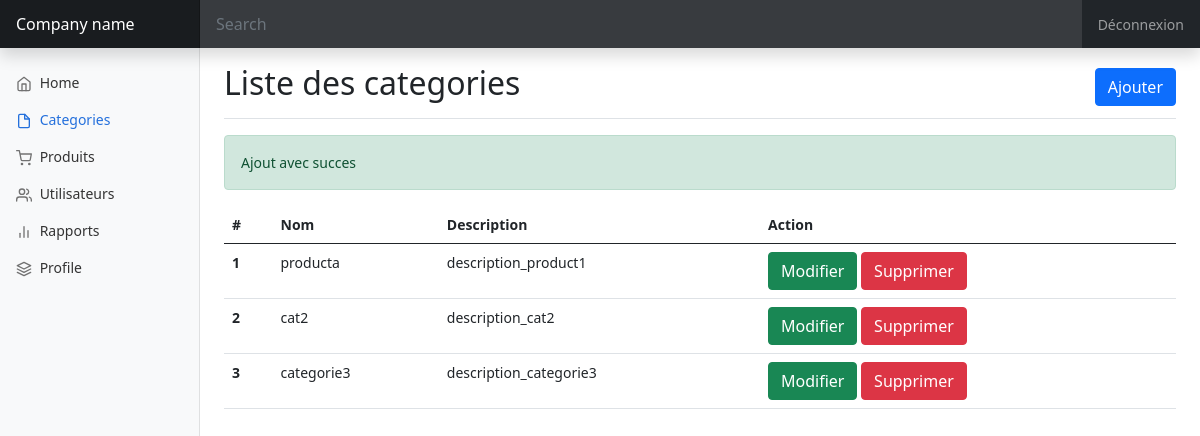
Screenshot of /admin/categories/liste.php?ajout=ok with the database file from the repository.
### tables this page shows
CREATE TABLE `categories` (
  `id` bigint(20) UNSIGNED NOT NULL,
  `nom` varchar(255) NOT NULL,
  `description` text NOT NULL,
  `createur` int(11) NOT NULL,
  `date_creation` date NOT NULL,
  `date_modification` date NOT NULL
);

### inc/functions.php (called while the page is built, shortened)
<?php
function connect(){
    $servername = "localhost";
    $username = "root";
    $password = "";
    $dbname="ecommerce";
    try {
      $conn = new PDO("mysql:host=$servername;dbname=$dbname", $username, $password);
      $conn->setAttribute(PDO::ATTR_ERRMODE, PDO::ERRMODE_EXCEPTION);
    } catch(PDOException $e) {
      echo "Connection failed: " . $e->getMessage();
    }
    return $conn;
}
   function getAllcategories(){
    $conn=connect();
    $req="select * from categories";
    $res=$conn->query($req);
    $categories=$res->fetchall();
    return $categories;
 }
 ?>

### admin/categories/liste.php (the view, shortened to what this page needs)
<?php
include "../../inc/functions.php" ;
$categories = getAllcategories();
?>
<!doctype html>
<html lang="en">
  <head>
<link href="../../css/bootstrap.min.css" rel="stylesheet">
    <link href="../../css/dashboard.css" rel="stylesheet">
  </head>
  <body>
<header class="navbar navbar-dark sticky-top bg-dark flex-md-nowrap p-0 shadow">
  <a class="navbar-brand col-md-3 col-lg-2 me-0 px-3" href="#">Company name</a>
  <input class="form-control form-control-dark w-100" type="text" placeholder="Search" aria-label="Search">
  <div class="navbar-nav">
    <div class="nav-item text-nowrap">
      <a class="nav-link px-3" href="../../deconnexion.php">Déconnexion</a>
    </div>
  </div>
</header>
<div class="container-fluid">
  <div class="row">
<nav id="sidebarMenu" class="col-md-3 col-lg-2 d-md-block bg-light sidebar collapse">
      <div class="position-sticky pt-3">
        <ul class="nav flex-column">
          <li class="nav-item">
            <a class="nav-link " aria-current="page" href="#">
              <span data-feather="home"></span>
              Home
            </a>
          </li>
          <li class="nav-item">
            <a class="nav-link active" href="#">
              <span data-feather="file"></span>
              Categories
            </a>
          </li>
          <li class="nav-item">
            <a class="nav-link" href="../produits/liste.php">
              <span data-feather="shopping-cart"></span>
              Produits
            </a>
          </li>
          <li class="nav-item">
            <a class="nav-link" href="#">
              <span data-feather="users"></span>
              Utilisateurs
            </a>
          </li>
          <li class="nav-item">
            <a class="nav-link" href="#">
              <span data-feather="bar-chart-2"></span>
              Rapports
            </a>
          </li>
          <li class="nav-item">
            <a class="nav-link " href="../profile.php">
              <span data-feather="layers"></span>
              Profile
            </a>
          </li>
        </ul>
      </div>
    </nav>
    <main class="col-md-9 ms-sm-auto col-lg-10 px-md-4">
      <div class="d-flex justify-content-between flex-wrap flex-md-nowrap align-items-center pt-3 pb-2 mb-3 border-bottom">
        <h1 class="h2">Liste des categories</h1>
        <div>
<a class="btn btn-primary" data-bs-toggle="modal" data-bs-target="#exampleModal">Ajouter</a>
        </div>
      </div>
              <div>
               <?php
               if(isset($_GET['ajout']) && $_GET['ajout']=="ok"){
                 print '<div class="alert alert-success"> Ajout avec succes</div>';
               }
               ?>
        <table class="table">
  <thead>
    <tr>
      <th scope="col">#</th>
      <th scope="col">Nom</th>
      <th scope="col">Description</th>
      <th scope="col">Action</th>
    </tr>
  </thead>
  <tbody>
      <?php
      $i=0;
      foreach($categories as $cat){
          $i++;
      print '    <tr>
      <th scope="row">'.$i.'</th>
      <td>'.$cat['nom'].'</td>
      <td>'.$cat['description'].'</td>
      <td>
          <a data-bs-toggle="modal" data-bs-target="#editModal'.$cat['id'].'" class="btn btn-success">Modifier</a>
          <a href="supprimer.php?idc='.$cat['id'].'" class="btn btn-danger">Supprimer</a>
      </td>
    </tr>';
      }
      ?>
  </tbody>
</table>
        </div>
    </main>
  </div>
</div>
  </body>
</html>

### css/dashboard.css (style rules this page uses)
body { font-size: .875rem; }
.feather { width: 16px; height: 16px; vertical-align: text-bottom; }
.sidebar { position: fixed; top: 0; bottom: 0; left: 0; z-index: 100; padding: 48px 0 0; box-shadow: inset -1px 0 0 rgba(0, 0, 0, .1); }
.sidebar .nav-link { font-weight: 500; color: #333; }
.sidebar .nav-link .feather { margin-right: 4px; color: #727272; }
.sidebar .nav-link.active { color: #2470dc; }
.sidebar .nav-link:hover .feather, .sidebar .nav-link.active .feather { color: inherit; }
.navbar-brand { padding-top: .75rem; padding-bottom: .75rem; font-size: 1rem; background-color: rgba(0, 0, 0, .25); box-shadow: inset -1px 0 0 rgba(0, 0, 0, .25); }
.navbar .form-control { padding: .75rem 1rem; border-width: 0; border-radius: 0; }
.form-control-dark { color: #fff; background-color: rgba(255, 255, 255, .1); border-color: rgba(255, 255, 255, .1); }

### rows the page displays
categories: nom "producta", description "description_product1"
categories: nom "cat2", description "description_cat2"
categories: nom "categorie3", description "description_categorie3"
